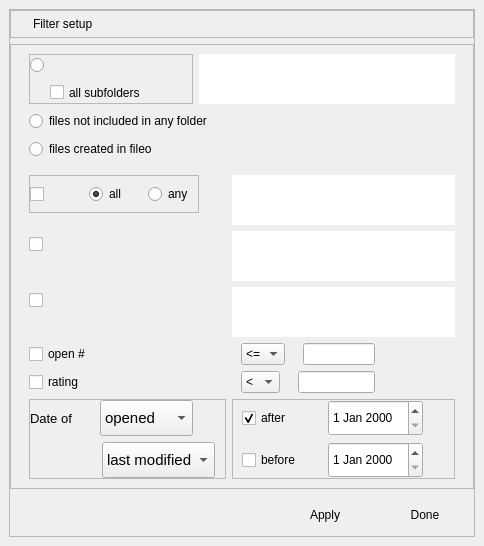
<?xml version="1.0" encoding="UTF-8"?>
<ui version="4.0">
 <class>filterSetup</class>
 <widget class="QWidget" name="filterSetup">
  <property name="geometry">
   <rect>
    <x>0</x>
    <y>0</y>
    <width>484</width>
    <height>546</height>
   </rect>
  </property>
  <property name="windowTitle">
   <string>Form</string>
  </property>
  <layout class="QVBoxLayout" name="VLayoutMain">
   <property name="leftMargin">
    <number>9</number>
   </property>
   <property name="topMargin">
    <number>9</number>
   </property>
   <property name="rightMargin">
    <number>9</number>
   </property>
   <property name="bottomMargin">
    <number>9</number>
   </property>
   <item>
    <widget class="QFrame" name="dlg_frame">
     <property name="frameShape">
      <enum>QFrame::StyledPanel</enum>
     </property>
     <property name="frameShadow">
      <enum>QFrame::Raised</enum>
     </property>
     <layout class="QVBoxLayout" name="verticalLayout" stretch="0,1,0">
      <property name="leftMargin">
       <number>0</number>
      </property>
      <property name="topMargin">
       <number>0</number>
      </property>
      <property name="rightMargin">
       <number>0</number>
      </property>
      <property name="bottomMargin">
       <number>9</number>
      </property>
      <item>
       <widget class="QFrame" name="ttl_frame">
        <property name="frameShape">
         <enum>QFrame::StyledPanel</enum>
        </property>
        <property name="frameShadow">
         <enum>QFrame::Raised</enum>
        </property>
        <layout class="QHBoxLayout" name="HLayoutTitle" stretch="0,1">
         <property name="topMargin">
          <number>6</number>
         </property>
         <property name="bottomMargin">
          <number>6</number>
         </property>
         <item>
          <widget class="QLabel" name="ico">
           <property name="text">
            <string/>
           </property>
          </widget>
         </item>
         <item>
          <widget class="QLabel" name="hdr_lbl">
           <property name="text">
            <string>Filter setup</string>
           </property>
          </widget>
         </item>
        </layout>
       </widget>
      </item>
      <item>
       <widget class="QFrame" name="form">
        <property name="frameShape">
         <enum>QFrame::StyledPanel</enum>
        </property>
        <property name="frameShadow">
         <enum>QFrame::Raised</enum>
        </property>
        <layout class="QVBoxLayout" name="verticalLayout_4">
         <property name="leftMargin">
          <number>9</number>
         </property>
         <property name="topMargin">
          <number>0</number>
         </property>
         <property name="rightMargin">
          <number>9</number>
         </property>
         <property name="bottomMargin">
          <number>9</number>
         </property>
         <item>
          <widget class="QFrame" name="fileref">
           <layout class="QVBoxLayout" name="filesLayout">
            <item>
             <layout class="QHBoxLayout" name="horizontalLayout_4">
              <item>
               <widget class="QFrame" name="frameDir">
                <property name="frameShape">
                 <enum>QFrame::StyledPanel</enum>
                </property>
                <property name="frameShadow">
                 <enum>QFrame::Raised</enum>
                </property>
                <layout class="QVBoxLayout" name="VLayoutDir">
                 <property name="leftMargin">
                  <number>0</number>
                 </property>
                 <property name="topMargin">
                  <number>0</number>
                 </property>
                 <property name="rightMargin">
                  <number>0</number>
                 </property>
                 <property name="bottomMargin">
                  <number>0</number>
                 </property>
                 <item>
                  <widget class="QRadioButton" name="selected_dir">
                   <property name="sizePolicy">
                    <sizepolicy hsizetype="Preferred" vsizetype="Preferred">
                     <horstretch>0</horstretch>
                     <verstretch>0</verstretch>
                    </sizepolicy>
                   </property>
                   <property name="checked">
                    <bool>false</bool>
                   </property>
                   <attribute name="buttonGroup">
                    <string notr="true">file_buttons</string>
                   </attribute>
                  </widget>
                 </item>
                 <item>
                  <layout class="QHBoxLayout" name="HLayoutSubDir">
                   <item>
                    <spacer name="horizontalSpacer">
                     <property name="orientation">
                      <enum>Qt::Horizontal</enum>
                     </property>
                     <property name="sizeType">
                      <enum>QSizePolicy::Fixed</enum>
                     </property>
                     <property name="sizeHint" stdset="0">
                      <size>
                       <width>20</width>
                       <height>20</height>
                      </size>
                     </property>
                    </spacer>
                   </item>
                   <item>
                    <widget class="QCheckBox" name="subDirs">
                     <property name="sizePolicy">
                      <sizepolicy hsizetype="Preferred" vsizetype="Preferred">
                       <horstretch>0</horstretch>
                       <verstretch>0</verstretch>
                      </sizepolicy>
                     </property>
                     <property name="text">
                      <string>all subfolders</string>
                     </property>
                    </widget>
                   </item>
                  </layout>
                 </item>
                </layout>
               </widget>
              </item>
              <item>
               <widget class="QPlainTextEdit" name="dir_list">
                <property name="sizePolicy">
                 <sizepolicy hsizetype="Preferred" vsizetype="Preferred">
                  <horstretch>0</horstretch>
                  <verstretch>0</verstretch>
                 </sizepolicy>
                </property>
                <property name="minimumSize">
                 <size>
                  <width>0</width>
                  <height>50</height>
                 </size>
                </property>
                <property name="maximumSize">
                 <size>
                  <width>16777215</width>
                  <height>50</height>
                 </size>
                </property>
                <property name="frameShape">
                 <enum>QFrame::NoFrame</enum>
                </property>
                <property name="frameShadow">
                 <enum>QFrame::Plain</enum>
                </property>
                <property name="readOnly">
                 <bool>true</bool>
                </property>
               </widget>
              </item>
             </layout>
            </item>
            <item>
             <widget class="QRadioButton" name="no_folder">
              <property name="sizePolicy">
               <sizepolicy hsizetype="Preferred" vsizetype="Preferred">
                <horstretch>0</horstretch>
                <verstretch>0</verstretch>
               </sizepolicy>
              </property>
              <property name="text">
               <string>files not included in any folder</string>
              </property>
              <attribute name="buttonGroup">
               <string notr="true">file_buttons</string>
              </attribute>
             </widget>
            </item>
            <item>
             <widget class="QRadioButton" name="createdHere">
              <property name="sizePolicy">
               <sizepolicy hsizetype="Preferred" vsizetype="Preferred">
                <horstretch>0</horstretch>
                <verstretch>0</verstretch>
               </sizepolicy>
              </property>
              <property name="text">
               <string>files created in fileo</string>
              </property>
              <attribute name="buttonGroup">
               <string notr="true">file_buttons</string>
              </attribute>
             </widget>
            </item>
           </layout>
          </widget>
         </item>
         <item>
          <layout class="QFormLayout" name="formLayout">
           <property name="leftMargin">
            <number>9</number>
           </property>
           <property name="rightMargin">
            <number>9</number>
           </property>
           <item row="0" column="0">
            <widget class="QFrame" name="frame_tag">
             <property name="maximumSize">
              <size>
               <width>16777215</width>
               <height>16777215</height>
              </size>
             </property>
             <property name="frameShape">
              <enum>QFrame::StyledPanel</enum>
             </property>
             <property name="frameShadow">
              <enum>QFrame::Raised</enum>
             </property>
             <property name="lineWidth">
              <number>1</number>
             </property>
             <layout class="QHBoxLayout" name="HLayoutTags">
              <property name="spacing">
               <number>9</number>
              </property>
              <property name="leftMargin">
               <number>0</number>
              </property>
              <property name="topMargin">
               <number>0</number>
              </property>
              <property name="rightMargin">
               <number>0</number>
              </property>
              <property name="bottomMargin">
               <number>0</number>
              </property>
              <item>
               <widget class="QCheckBox" name="selected_tag">
                <property name="sizePolicy">
                 <sizepolicy hsizetype="Preferred" vsizetype="Preferred">
                  <horstretch>0</horstretch>
                  <verstretch>0</verstretch>
                 </sizepolicy>
                </property>
                <property name="minimumSize">
                 <size>
                  <width>50</width>
                  <height>0</height>
                 </size>
                </property>
                <property name="checked">
                 <bool>false</bool>
                </property>
               </widget>
              </item>
              <item>
               <widget class="QRadioButton" name="all_btn">
                <property name="sizePolicy">
                 <sizepolicy hsizetype="Preferred" vsizetype="Preferred">
                  <horstretch>0</horstretch>
                  <verstretch>0</verstretch>
                 </sizepolicy>
                </property>
                <property name="minimumSize">
                 <size>
                  <width>50</width>
                  <height>0</height>
                 </size>
                </property>
                <property name="text">
                 <string>all</string>
                </property>
                <property name="checked">
                 <bool>true</bool>
                </property>
                <attribute name="buttonGroup">
                 <string notr="true">tag_buttons</string>
                </attribute>
               </widget>
              </item>
              <item>
               <widget class="QRadioButton" name="any_btn">
                <property name="sizePolicy">
                 <sizepolicy hsizetype="Preferred" vsizetype="Preferred">
                  <horstretch>0</horstretch>
                  <verstretch>0</verstretch>
                 </sizepolicy>
                </property>
                <property name="minimumSize">
                 <size>
                  <width>50</width>
                  <height>0</height>
                 </size>
                </property>
                <property name="text">
                 <string>any</string>
                </property>
                <attribute name="buttonGroup">
                 <string notr="true">tag_buttons</string>
                </attribute>
               </widget>
              </item>
             </layout>
            </widget>
           </item>
           <item row="0" column="1">
            <widget class="QPlainTextEdit" name="tag_list">
             <property name="sizePolicy">
              <sizepolicy hsizetype="Preferred" vsizetype="Preferred">
               <horstretch>0</horstretch>
               <verstretch>0</verstretch>
              </sizepolicy>
             </property>
             <property name="minimumSize">
              <size>
               <width>0</width>
               <height>50</height>
              </size>
             </property>
             <property name="maximumSize">
              <size>
               <width>16777215</width>
               <height>50</height>
              </size>
             </property>
             <property name="frameShape">
              <enum>QFrame::NoFrame</enum>
             </property>
             <property name="frameShadow">
              <enum>QFrame::Plain</enum>
             </property>
             <property name="readOnly">
              <bool>true</bool>
             </property>
            </widget>
           </item>
           <item row="1" column="0">
            <widget class="QCheckBox" name="selected_ext">
             <property name="sizePolicy">
              <sizepolicy hsizetype="Preferred" vsizetype="Preferred">
               <horstretch>0</horstretch>
               <verstretch>0</verstretch>
              </sizepolicy>
             </property>
            </widget>
           </item>
           <item row="1" column="1">
            <widget class="QPlainTextEdit" name="ext_list">
             <property name="sizePolicy">
              <sizepolicy hsizetype="Preferred" vsizetype="Preferred">
               <horstretch>0</horstretch>
               <verstretch>0</verstretch>
              </sizepolicy>
             </property>
             <property name="minimumSize">
              <size>
               <width>0</width>
               <height>50</height>
              </size>
             </property>
             <property name="maximumSize">
              <size>
               <width>16777215</width>
               <height>50</height>
              </size>
             </property>
             <property name="frameShape">
              <enum>QFrame::NoFrame</enum>
             </property>
             <property name="frameShadow">
              <enum>QFrame::Plain</enum>
             </property>
             <property name="readOnly">
              <bool>true</bool>
             </property>
            </widget>
           </item>
           <item row="2" column="0">
            <widget class="QCheckBox" name="selected_author">
             <property name="sizePolicy">
              <sizepolicy hsizetype="Preferred" vsizetype="Preferred">
               <horstretch>0</horstretch>
               <verstretch>0</verstretch>
              </sizepolicy>
             </property>
            </widget>
           </item>
           <item row="2" column="1">
            <widget class="QPlainTextEdit" name="author_list">
             <property name="sizePolicy">
              <sizepolicy hsizetype="Preferred" vsizetype="Preferred">
               <horstretch>0</horstretch>
               <verstretch>0</verstretch>
              </sizepolicy>
             </property>
             <property name="minimumSize">
              <size>
               <width>0</width>
               <height>50</height>
              </size>
             </property>
             <property name="maximumSize">
              <size>
               <width>16777215</width>
               <height>50</height>
              </size>
             </property>
             <property name="frameShape">
              <enum>QFrame::NoFrame</enum>
             </property>
             <property name="frameShadow">
              <enum>QFrame::Plain</enum>
             </property>
             <property name="readOnly">
              <bool>true</bool>
             </property>
            </widget>
           </item>
           <item row="3" column="0">
            <widget class="QCheckBox" name="open_sel">
             <property name="sizePolicy">
              <sizepolicy hsizetype="Preferred" vsizetype="Preferred">
               <horstretch>0</horstretch>
               <verstretch>0</verstretch>
              </sizepolicy>
             </property>
             <property name="text">
              <string>open #</string>
             </property>
            </widget>
           </item>
           <item row="3" column="1">
            <layout class="QHBoxLayout" name="HLayoutOpen" stretch="1,0,2,1">
             <property name="leftMargin">
              <number>9</number>
             </property>
             <item>
              <widget class="QComboBox" name="open_cond">
               <property name="sizePolicy">
                <sizepolicy hsizetype="Preferred" vsizetype="Preferred">
                 <horstretch>0</horstretch>
                 <verstretch>0</verstretch>
                </sizepolicy>
               </property>
               <property name="minimumSize">
                <size>
                 <width>0</width>
                 <height>0</height>
                </size>
               </property>
               <property name="maximumSize">
                <size>
                 <width>16777215</width>
                 <height>16777215</height>
                </size>
               </property>
               <item>
                <property name="text">
                 <string>&lt;=</string>
                </property>
               </item>
               <item>
                <property name="text">
                 <string>&gt;</string>
                </property>
               </item>
              </widget>
             </item>
             <item>
              <spacer name="horizontalSpacer_7">
               <property name="orientation">
                <enum>Qt::Horizontal</enum>
               </property>
               <property name="sizeType">
                <enum>QSizePolicy::Fixed</enum>
               </property>
               <property name="sizeHint" stdset="0">
                <size>
                 <width>12</width>
                 <height>20</height>
                </size>
               </property>
              </spacer>
             </item>
             <item>
              <widget class="QLineEdit" name="open_edit">
               <property name="sizePolicy">
                <sizepolicy hsizetype="Preferred" vsizetype="Preferred">
                 <horstretch>0</horstretch>
                 <verstretch>0</verstretch>
                </sizepolicy>
               </property>
               <property name="minimumSize">
                <size>
                 <width>0</width>
                 <height>0</height>
                </size>
               </property>
               <property name="maximumSize">
                <size>
                 <width>16777215</width>
                 <height>16777215</height>
                </size>
               </property>
               <property name="alignment">
                <set>Qt::AlignCenter</set>
               </property>
              </widget>
             </item>
             <item>
              <spacer name="horizontalSpacer_2">
               <property name="orientation">
                <enum>Qt::Horizontal</enum>
               </property>
               <property name="sizeType">
                <enum>QSizePolicy::Fixed</enum>
               </property>
               <property name="sizeHint" stdset="0">
                <size>
                 <width>80</width>
                 <height>20</height>
                </size>
               </property>
              </spacer>
             </item>
            </layout>
           </item>
           <item row="4" column="0">
            <widget class="QCheckBox" name="rating_sel">
             <property name="sizePolicy">
              <sizepolicy hsizetype="Preferred" vsizetype="Preferred">
               <horstretch>0</horstretch>
               <verstretch>0</verstretch>
              </sizepolicy>
             </property>
             <property name="text">
              <string>rating</string>
             </property>
            </widget>
           </item>
           <item row="4" column="1">
            <layout class="QHBoxLayout" name="HLayoutRating" stretch="1,0,2,1">
             <property name="leftMargin">
              <number>9</number>
             </property>
             <item>
              <widget class="QComboBox" name="rating_cond">
               <property name="sizePolicy">
                <sizepolicy hsizetype="Preferred" vsizetype="Preferred">
                 <horstretch>0</horstretch>
                 <verstretch>0</verstretch>
                </sizepolicy>
               </property>
               <property name="minimumSize">
                <size>
                 <width>0</width>
                 <height>0</height>
                </size>
               </property>
               <property name="maximumSize">
                <size>
                 <width>16777215</width>
                 <height>16777215</height>
                </size>
               </property>
               <item>
                <property name="text">
                 <string>&lt;</string>
                </property>
               </item>
               <item>
                <property name="text">
                 <string>=</string>
                </property>
               </item>
               <item>
                <property name="text">
                 <string>&gt;</string>
                </property>
               </item>
              </widget>
             </item>
             <item>
              <spacer name="horizontalSpacer_8">
               <property name="orientation">
                <enum>Qt::Horizontal</enum>
               </property>
               <property name="sizeType">
                <enum>QSizePolicy::Fixed</enum>
               </property>
               <property name="sizeHint" stdset="0">
                <size>
                 <width>12</width>
                 <height>20</height>
                </size>
               </property>
              </spacer>
             </item>
             <item>
              <widget class="QLineEdit" name="rating_edit">
               <property name="sizePolicy">
                <sizepolicy hsizetype="Preferred" vsizetype="Preferred">
                 <horstretch>0</horstretch>
                 <verstretch>0</verstretch>
                </sizepolicy>
               </property>
               <property name="minimumSize">
                <size>
                 <width>0</width>
                 <height>0</height>
                </size>
               </property>
               <property name="maximumSize">
                <size>
                 <width>16777215</width>
                 <height>16777215</height>
                </size>
               </property>
               <property name="alignment">
                <set>Qt::AlignCenter</set>
               </property>
              </widget>
             </item>
             <item>
              <spacer name="horizontalSpacer_3">
               <property name="orientation">
                <enum>Qt::Horizontal</enum>
               </property>
               <property name="sizeType">
                <enum>QSizePolicy::Fixed</enum>
               </property>
               <property name="sizeHint" stdset="0">
                <size>
                 <width>80</width>
                 <height>20</height>
                </size>
               </property>
              </spacer>
             </item>
            </layout>
           </item>
           <item row="5" column="0">
            <widget class="QFrame" name="date_type_frame">
             <property name="sizePolicy">
              <sizepolicy hsizetype="Preferred" vsizetype="Preferred">
               <horstretch>0</horstretch>
               <verstretch>0</verstretch>
              </sizepolicy>
             </property>
             <property name="frameShape">
              <enum>QFrame::StyledPanel</enum>
             </property>
             <property name="frameShadow">
              <enum>QFrame::Raised</enum>
             </property>
             <layout class="QVBoxLayout" name="verticalLayout_2">
              <property name="spacing">
               <number>6</number>
              </property>
              <property name="leftMargin">
               <number>0</number>
              </property>
              <property name="topMargin">
               <number>0</number>
              </property>
              <property name="rightMargin">
               <number>0</number>
              </property>
              <property name="bottomMargin">
               <number>0</number>
              </property>
              <item>
               <layout class="QHBoxLayout" name="horizontalLayout">
                <property name="spacing">
                 <number>12</number>
                </property>
                <item>
                 <widget class="QLabel" name="label_3">
                  <property name="sizePolicy">
                   <sizepolicy hsizetype="Preferred" vsizetype="Preferred">
                    <horstretch>0</horstretch>
                    <verstretch>0</verstretch>
                   </sizepolicy>
                  </property>
                  <property name="minimumSize">
                   <size>
                    <width>0</width>
                    <height>0</height>
                   </size>
                  </property>
                  <property name="font">
                   <font>
                    <pointsize>10</pointsize>
                   </font>
                  </property>
                  <property name="text">
                   <string>Date of</string>
                  </property>
                 </widget>
                </item>
                <item>
                 <widget class="QComboBox" name="date_type">
                  <property name="sizePolicy">
                   <sizepolicy hsizetype="Preferred" vsizetype="Preferred">
                    <horstretch>0</horstretch>
                    <verstretch>0</verstretch>
                   </sizepolicy>
                  </property>
                  <property name="minimumSize">
                   <size>
                    <width>0</width>
                    <height>0</height>
                   </size>
                  </property>
                  <property name="maximumSize">
                   <size>
                    <width>16777215</width>
                    <height>16777215</height>
                   </size>
                  </property>
                  <property name="font">
                   <font>
                    <pointsize>11</pointsize>
                   </font>
                  </property>
                  <item>
                   <property name="text">
                    <string>opened</string>
                   </property>
                  </item>
                  <item>
                   <property name="text">
                    <string>modified</string>
                   </property>
                  </item>
                  <item>
                   <property name="text">
                    <string>added</string>
                   </property>
                  </item>
                  <item>
                   <property name="text">
                    <string>published</string>
                   </property>
                  </item>
                  <item>
                   <property name="text">
                    <string>note_date</string>
                   </property>
                  </item>
                 </widget>
                </item>
                <item>
                 <spacer name="horizontalSpacer_4">
                  <property name="orientation">
                   <enum>Qt::Horizontal</enum>
                  </property>
                  <property name="sizeType">
                   <enum>QSizePolicy::Fixed</enum>
                  </property>
                  <property name="sizeHint" stdset="0">
                   <size>
                    <width>32</width>
                    <height>20</height>
                   </size>
                  </property>
                 </spacer>
                </item>
               </layout>
              </item>
              <item>
               <layout class="QHBoxLayout" name="horizontalLayout_3">
                <property name="leftMargin">
                 <number>9</number>
                </property>
                <item>
                 <widget class="QLabel" name="label">
                  <property name="text">
                   <string/>
                  </property>
                 </widget>
                </item>
                <item>
                 <spacer name="horizontalSpacer_9">
                  <property name="orientation">
                   <enum>Qt::Horizontal</enum>
                  </property>
                  <property name="sizeType">
                   <enum>QSizePolicy::Fixed</enum>
                  </property>
                  <property name="sizeHint" stdset="0">
                   <size>
                    <width>50</width>
                    <height>20</height>
                   </size>
                  </property>
                 </spacer>
                </item>
                <item>
                 <widget class="QComboBox" name="note_date_type">
                  <property name="sizePolicy">
                   <sizepolicy hsizetype="Preferred" vsizetype="Preferred">
                    <horstretch>0</horstretch>
                    <verstretch>0</verstretch>
                   </sizepolicy>
                  </property>
                  <property name="minimumSize">
                   <size>
                    <width>0</width>
                    <height>0</height>
                   </size>
                  </property>
                  <property name="maximumSize">
                   <size>
                    <width>16777215</width>
                    <height>16777215</height>
                   </size>
                  </property>
                  <property name="font">
                   <font>
                    <pointsize>11</pointsize>
                   </font>
                  </property>
                  <item>
                   <property name="text">
                    <string>last modified</string>
                   </property>
                  </item>
                  <item>
                   <property name="text">
                    <string>any modified</string>
                   </property>
                  </item>
                  <item>
                   <property name="text">
                    <string>last created</string>
                   </property>
                  </item>
                  <item>
                   <property name="text">
                    <string>any created</string>
                   </property>
                  </item>
                 </widget>
                </item>
                <item>
                 <spacer name="horizontalSpacer_10">
                  <property name="orientation">
                   <enum>Qt::Horizontal</enum>
                  </property>
                  <property name="sizeType">
                   <enum>QSizePolicy::Fixed</enum>
                  </property>
                  <property name="sizeHint" stdset="0">
                   <size>
                    <width>10</width>
                    <height>20</height>
                   </size>
                  </property>
                 </spacer>
                </item>
               </layout>
              </item>
             </layout>
            </widget>
           </item>
           <item row="5" column="1">
            <widget class="QFrame" name="date_frame">
             <property name="frameShape">
              <enum>QFrame::StyledPanel</enum>
             </property>
             <property name="frameShadow">
              <enum>QFrame::Raised</enum>
             </property>
             <layout class="QHBoxLayout" name="horizontalLayout_2">
              <property name="spacing">
               <number>6</number>
              </property>
              <property name="leftMargin">
               <number>9</number>
              </property>
              <property name="topMargin">
               <number>0</number>
              </property>
              <property name="rightMargin">
               <number>0</number>
              </property>
              <property name="bottomMargin">
               <number>0</number>
              </property>
              <item>
               <layout class="QVBoxLayout" name="verticalLayout_3">
                <property name="spacing">
                 <number>6</number>
                </property>
                <item>
                 <layout class="QHBoxLayout" name="HLayoutAfter_2">
                  <item>
                   <widget class="QCheckBox" name="after">
                    <property name="sizePolicy">
                     <sizepolicy hsizetype="Preferred" vsizetype="Preferred">
                      <horstretch>0</horstretch>
                      <verstretch>0</verstretch>
                     </sizepolicy>
                    </property>
                    <property name="minimumSize">
                     <size>
                      <width>80</width>
                      <height>0</height>
                     </size>
                    </property>
                    <property name="text">
                     <string>after</string>
                    </property>
                    <property name="checked">
                     <bool>true</bool>
                    </property>
                   </widget>
                  </item>
                  <item>
                   <widget class="QDateEdit" name="after_date">
                    <property name="sizePolicy">
                     <sizepolicy hsizetype="Preferred" vsizetype="Preferred">
                      <horstretch>0</horstretch>
                      <verstretch>0</verstretch>
                     </sizepolicy>
                    </property>
                    <property name="minimumSize">
                     <size>
                      <width>0</width>
                      <height>36</height>
                     </size>
                    </property>
                    <property name="maximumSize">
                     <size>
                      <width>16777215</width>
                      <height>16777215</height>
                     </size>
                    </property>
                    <property name="sizeIncrement">
                     <size>
                      <width>0</width>
                      <height>2</height>
                     </size>
                    </property>
                   </widget>
                  </item>
                 </layout>
                </item>
                <item>
                 <layout class="QHBoxLayout" name="HLayoutBefore_2">
                  <item>
                   <widget class="QCheckBox" name="before">
                    <property name="sizePolicy">
                     <sizepolicy hsizetype="Preferred" vsizetype="Preferred">
                      <horstretch>0</horstretch>
                      <verstretch>0</verstretch>
                     </sizepolicy>
                    </property>
                    <property name="minimumSize">
                     <size>
                      <width>0</width>
                      <height>0</height>
                     </size>
                    </property>
                    <property name="text">
                     <string>before</string>
                    </property>
                   </widget>
                  </item>
                  <item>
                   <widget class="QDateEdit" name="before_date">
                    <property name="sizePolicy">
                     <sizepolicy hsizetype="Preferred" vsizetype="Preferred">
                      <horstretch>0</horstretch>
                      <verstretch>0</verstretch>
                     </sizepolicy>
                    </property>
                    <property name="minimumSize">
                     <size>
                      <width>0</width>
                      <height>36</height>
                     </size>
                    </property>
                    <property name="maximumSize">
                     <size>
                      <width>16777215</width>
                      <height>16777215</height>
                     </size>
                    </property>
                    <property name="sizeIncrement">
                     <size>
                      <width>0</width>
                      <height>2</height>
                     </size>
                    </property>
                   </widget>
                  </item>
                 </layout>
                </item>
               </layout>
              </item>
              <item>
               <spacer name="horizontalSpacer_6">
                <property name="orientation">
                 <enum>Qt::Horizontal</enum>
                </property>
                <property name="sizeHint" stdset="0">
                 <size>
                  <width>40</width>
                  <height>20</height>
                 </size>
                </property>
               </spacer>
              </item>
             </layout>
            </widget>
           </item>
          </layout>
         </item>
        </layout>
       </widget>
      </item>
      <item>
       <widget class="QFrame" name="buttons">
        <layout class="QHBoxLayout" name="buttonsLayout">
         <property name="spacing">
          <number>20</number>
         </property>
         <property name="leftMargin">
          <number>9</number>
         </property>
         <property name="topMargin">
          <number>9</number>
         </property>
         <property name="rightMargin">
          <number>9</number>
         </property>
         <property name="bottomMargin">
          <number>1</number>
         </property>
         <item>
          <spacer name="horizontalSpacer_5">
           <property name="orientation">
            <enum>Qt::Horizontal</enum>
           </property>
           <property name="sizeHint" stdset="0">
            <size>
             <width>40</width>
             <height>20</height>
            </size>
           </property>
          </spacer>
         </item>
         <item>
          <widget class="QPushButton" name="btnApply">
           <property name="sizePolicy">
            <sizepolicy hsizetype="Preferred" vsizetype="Preferred">
             <horstretch>0</horstretch>
             <verstretch>0</verstretch>
            </sizepolicy>
           </property>
           <property name="minimumSize">
            <size>
             <width>0</width>
             <height>0</height>
            </size>
           </property>
           <property name="text">
            <string>Apply</string>
           </property>
           <property name="flat">
            <bool>true</bool>
           </property>
          </widget>
         </item>
         <item>
          <widget class="QPushButton" name="btnDone">
           <property name="sizePolicy">
            <sizepolicy hsizetype="Preferred" vsizetype="Preferred">
             <horstretch>0</horstretch>
             <verstretch>0</verstretch>
            </sizepolicy>
           </property>
           <property name="minimumSize">
            <size>
             <width>0</width>
             <height>0</height>
            </size>
           </property>
           <property name="text">
            <string>Done</string>
           </property>
           <property name="default">
            <bool>false</bool>
           </property>
           <property name="flat">
            <bool>true</bool>
           </property>
          </widget>
         </item>
        </layout>
       </widget>
      </item>
     </layout>
    </widget>
   </item>
  </layout>
 </widget>
 <resources/>
 <connections/>
 <buttongroups>
  <buttongroup name="file_buttons">
   <property name="exclusive">
    <bool>false</bool>
   </property>
  </buttongroup>
  <buttongroup name="tag_buttons">
   <property name="exclusive">
    <bool>true</bool>
   </property>
  </buttongroup>
 </buttongroups>
</ui>
